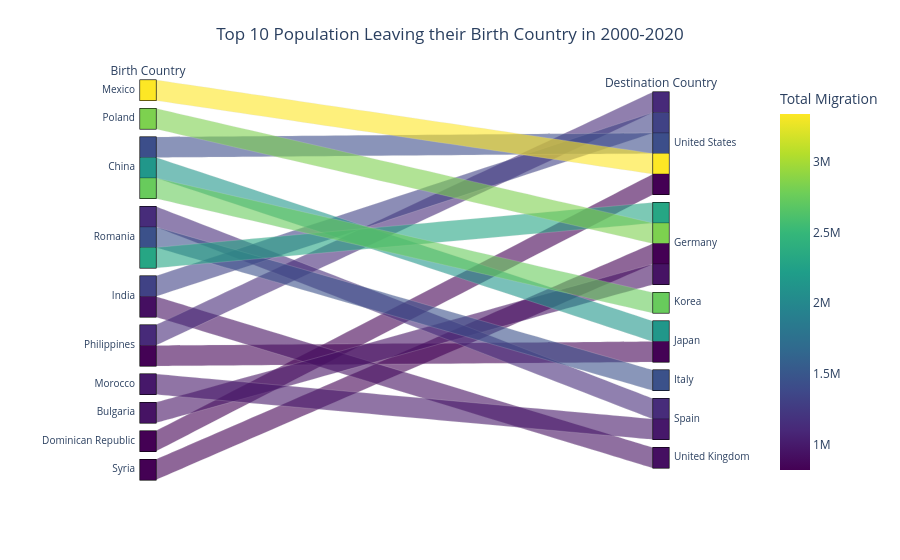

Source (notebook cell):
### Markdown cell above
This figure does not indicate where all these moving populations originate from. The figure only shows the total number of immigrants arriving at a destination in a given year. So it would be even more interesting to see where these populations are arrriving from. In @fig-2020in, for brevity and effective communication of information in a compact graph, we will focus only on the top 20 movements in 2020. 

![Total Emigrating Population in 2020, both origins and destinations(arrows) indicated](top_10_migration_inflows_2020.png){#fig-2020in}

The above figure shows a very interesting trend in Europe. Germany tends to be the favorite destination among many European nations (Bulgaria, Italy, Romania, Croatia, Poland). There is a large movement from Ukrain to Poland as well. The Syrian populations from West Asia also migrate to Germany in huge numbers. The migration from Syria might be the cause of civil unrest within the country while other migrations within the European nations might be due to the open borders among Schengen nations. 

While European nations mostly see intracontinental migrations, other destinations seem to have cross-continental migration. People from India are migrating to US and Canada in 2020. Populations from China also migrate into the US. Spain receives populations from Morocco and Brazil while Portugal receives populations from Colombia. There are continental migrations in other continents as well (Mexico to USA, Venezuela to Chile, China to Korea and Japan, Viet Nam to Japan), but they are not as consistent as in Europe (see @fig-flows).

Rather than just focusing in the year 2020, seeing the total inflows over time might be better to see the trend. The aggregate is calculated for the top 10 moving populations from 2000-2020 and is visualized with their origin and destination countries in the @fig-topmeans.

### Code cell
#| label: fig-topmeans
#| fig-cap: Top Mean Inflows of Population in 2000-2020.

# total inflows till 2020
total_inflows_10 = inflows_cleaned[inflows_cleaned['Year'] <= 2020]
total_inflows_10 = total_inflows_10[total_inflows_10['CO2'] != 'Total']

# total inflows from a country to another country (grouped)
total_inflows_10 = total_inflows_10.groupby(['Country of birth/nationality', 'Country'])['Value'].sum().reset_index(name='Total Migration')

# some countries have larget moving populations moving to different locations, so 16 and not 10
top_10_inflows = total_inflows_10.nlargest(16, "Total Migration")
# sorting them in descending order
sorted_top_10_inflows = top_10_inflows.sort_values('Total Migration', ascending=False)

# drawing parallel categories

fig = px.parallel_categories(
    data_frame=sorted_top_10_inflows,
    dimensions=['Country of birth/nationality', 'Country'],
    color='Total Migration',
    color_continuous_scale=px.colors.sequential.Viridis,
    labels={
        'Country of birth/nationality': 'Birth Country',
        'Country': 'Destination Country'
    }
)
fig.update_layout(
    title="Top 10 Population Leaving their Birth Country in 2000-2020",
    title_x=0.5,
    coloraxis_colorbar=dict(x=1.1),
    margin=dict(l=100, t = 80) # adjust margins on the left and top
)
fig.show()

### Figure 1 — Plotly figure (JSON) as saved in the notebook; plotly's stock layout.template omitted (floating-point values rounded to 4 significant figures)
{"data": [{"dimensions": [{"label": "Birth Country", "values": ["Mexico", "Poland", "China", "Romania", "China", "Romania", "China", "India", "Romania", "Philippines", "Morocco", "Bulgaria", "India", "Philippines", "Dominican Republic", "Syria"]}, {"label": "Destination Country", "values": ["United States", "Germany", "Korea", "Germany", "Japan", "Italy", "United States", "United States", "Spain", "United States", "Spain", "Germany", "United Kingdom", "Japan", "United States", "Germany"]}], "domain": {"x": [0, 1], "y": [0, 1]}, "line": {"color": [3337671, 2835391, 2747448, 2312165, 2144225, 1450080, 1426468, 1318302, 1133242, 1119218, 986758, 945708, 922452, 826795, 820487, 819542], "coloraxis": "coloraxis"}, "name": "", "type": "parcats"}], "layout": {"coloraxis": {"colorbar": {"title": {"text": "Total Migration"}, "x": 1.1}, "colorscale": [[0, "#440154"], [0.1111, "#482878"], [0.2222, "#3e4989"], [0.3333, "#31688e"], [0.4444, "#26828e"], [0.5556, "#1f9e89"], [0.6667, "#35b779"], [0.7778, "#6ece58"], [0.8889, "#b5de2b"], [1, "#fde725"]]}, "legend": {"tracegroupgap": 0}, "margin": {"l": 100, "t": 80}, "title": {"text": "Top 10 Population Leaving their Birth Country in 2000-2020", "x": 0.5}}}
